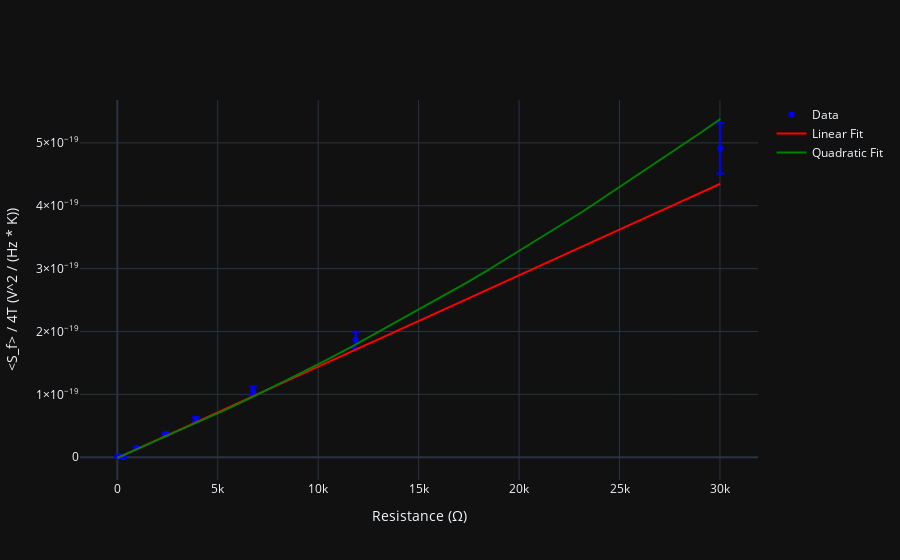
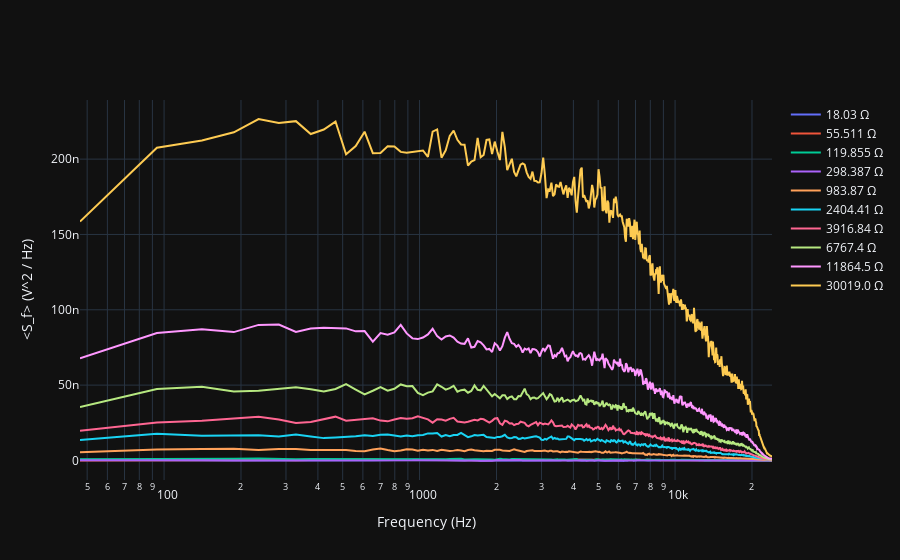

The notebook cell saved with these charts, in order:
### Code cell
# Noise data analysis

Temp = 21.1 + 273.15
Temp_std = 1

fs = 48000

Pden_arr = np.array([])
Pden_std_arr = np.array([])


def G_std_over_G(f, V_in, R_2):
    return np.sqrt( ( (3E-3 + 0.01 * G_piece_func(f) * V_in) / (G_piece_func(f) * V_in) ) ** 2
                                     + (( v_into_amp(3E-3, cR_1, R_2) + 0.01 * V_in) / V_in) ** 2)


color_arr = ['green', 'red', 'blue', 'orange', 'pink', 'cyan', 'purple']

fig2 = go.Figure()
fig2.update_layout(
    xaxis_title="Frequency (Hz)",
    yaxis_title="<S_f> (V^2 / Hz)",
    xaxis_type="log",
    template="plotly_dark"
)

# Spectral Analysis
r = 0
for v_dat1, v_dat2 in zip(v_data1_arr, v_data2_arr):
    f1, P_den1 = signal.welch(v_dat1, fs, nperseg=1024)
    f2, P_den2 = signal.welch(v_dat2, fs, nperseg=1024)
    fc, P_den_cross = signal.csd(v_dat1, v_dat2, fs, nperseg=1024)
    min_len = np.min([len(f1), len(f2), len(fc)])
    f = f1[1: min_len - 1].real
    P_den1 = P_den1[1: min_len - 1].real
    P_den2 = P_den2[1: min_len - 1].real
    P_den_cross = P_den_cross[1: min_len - 1].real
    P_den = P_den_cross

    P_den = P_den / G_piece_func(f) ** 2 / C_interp(f) ** 2
    f_flat = f[15:400]
    flat_P_den = P_den[15:400]

    fig2.add_trace(go.Scatter(
        x=f, y=P_den_cross,
        name='{} Ω'.format(R_arr[r]),
        mode='lines',
        # line=dict(
        #     color=color_arr[r]
        # )
    ))

    data_std = np.sqrt(
        np.sum(
            ( 2 * flat_P_den * np.sqrt( (2/40) ** 2 +
                                         (0.2 / G_piece_func(f_flat) + 0.01) ** 2) ) ** 2
        )
    ) / len(f_flat)
    Pden_std_arr = np.append(Pden_std_arr, np.sqrt(np.std(flat_P_den) ** 2 + data_std ** 2))
    Pden_arr = np.append(Pden_arr, np.mean(flat_P_den).real)
    r += 1


# Fitting data
def lin_func(x, a, b):
    return a*x + b

def quad_func(x, a, b, c):
    return a*x**2 + b*x + c

kb_slope_arr = Pden_arr / (4 * Temp)
kb_slope_std_arr = Pden_arr / (4 * Temp) * np.sqrt((Pden_std_arr / Pden_arr) ** 2 + (Temp_std / Temp) ** 2)

params_lin, cov_lin = curve_fit(lin_func, R_arr, kb_slope_arr, sigma=kb_slope_std_arr)
p_lin_err = np.sqrt(np.diag(cov_lin))

params_quad, cov_quad = curve_fit(quad_func, R_arr, kb_slope_arr, sigma=kb_slope_std_arr)
p_quad_err = np.sqrt(np.diag(cov_quad))

R_space = np.linspace(0, max(R_arr), 10000)


# Plotting
fig1 = go.Figure()
fig1.add_trace(go.Scatter(
    x=R_arr, y=kb_slope_arr,
    error_y=dict(
        type='data',
        array=kb_slope_std_arr,
        color='blue'
    ),
    name='Data', 
    mode='markers',
    marker=dict(
        color='blue'
    )
))

fig1.add_trace(go.Scatter(
    x=R_space, y=lin_func(R_space, *params_lin),
    name='Linear Fit',
    mode='lines',
    line=dict(
        color='red'
    )
))

fig1.add_trace(go.Scatter(
    x=R_space, y=quad_func(R_space, *params_quad),
    name='Quadratic Fit',
    mode='lines',
    line=dict(
        color='green'
    )
))

fig1.update_layout(
    xaxis_title='Resistance (Ω)',
    yaxis_title='<S_f> / 4T (V^2 / (Hz * K))',
    template="plotly_dark"
)

fig1.show()
fig1.write_image('S vs R plot.pdf')
fig1.write_image('S vs R plot.png')
fig2.show()
fig2.write_image('PSD per R.pdf')
fig2.write_image('PSD per R.png')

print('Lin param: {} +/- {} , Const param: {} +/- {}'.format(params_lin[0], p_lin_err[0], params_lin[1], p_lin_err[1]))
print('Quad param: {} +/- {} , Lin param: {} +/- {} , Const param: {} +/- {}'.format(params_quad[0], p_quad_err[0], params_quad[1],
                                                                                     p_quad_err[1], params_quad[2], p_quad_err[2]))

### Figure 1 — Plotly figure (JSON) as saved in the notebook; plotly's stock layout.template omitted (floating-point values rounded to 4 significant figures; data arrays with more than 128 entries replaced by an {"elided": "..."} marker saying what was removed)
{"data": [{"error_y": {"array": [3.682e-22, 3.481e-22, 4.132e-22, -3.064e-22, 1.005e-21, 2.364e-21, 3.759e-21, 7.115e-21, 1.324e-20, 4.004e-20], "color": "blue", "type": "data"}, "marker": {"color": "blue"}, "mode": "markers", "name": "Data", "type": "scatter", "x": [18.03, 55.51, 119.9, 298.4, 983.9, 2404.0, 3917.0, 6767.0, 11860.0, 30019], "y": [2.722e-22, 8.58e-22, 1.802e-21, -6.296e-24, 1.513e-20, 3.687e-20, 5.986e-20, 1.056e-19, 1.865e-19, 4.912e-19]}, {"line": {"color": "red"}, "mode": "lines", "name": "Linear Fit", "type": "scatter", "x": {"elided": "10000 float values"}, "y": {"elided": "10000 float values"}}, {"line": {"color": "green"}, "mode": "lines", "name": "Quadratic Fit", "type": "scatter", "x": {"elided": "10000 float values"}, "y": {"elided": "10000 float values"}}], "layout": {"xaxis": {"title": {"text": "Resistance (Ω)"}}, "yaxis": {"title": {"text": "<S_f> / 4T (V^2 / (Hz * K))"}}}}

### Figure 2 — Plotly figure (JSON) as saved in the notebook; plotly's stock layout.template omitted (floating-point values rounded to 4 significant figures; data arrays with more than 128 entries replaced by an {"elided": "..."} marker saying what was removed)
{"data": [{"mode": "lines", "name": "18.03 Ω", "type": "scatter", "x": {"elided": "511 float values"}, "y": {"elided": "511 float values"}}, {"mode": "lines", "name": "55.511 Ω", "type": "scatter", "x": {"elided": "511 float values"}, "y": {"elided": "511 float values"}}, {"mode": "lines", "name": "119.855 Ω", "type": "scatter", "x": {"elided": "511 float values"}, "y": {"elided": "511 float values"}}, {"mode": "lines", "name": "298.387 Ω", "type": "scatter", "x": {"elided": "511 float values"}, "y": {"elided": "511 float values"}}, {"mode": "lines", "name": "983.87 Ω", "type": "scatter", "x": {"elided": "511 float values"}, "y": {"elided": "511 float values"}}, {"mode": "lines", "name": "2404.41 Ω", "type": "scatter", "x": {"elided": "511 float values"}, "y": {"elided": "511 float values"}}, {"mode": "lines", "name": "3916.84 Ω", "type": "scatter", "x": {"elided": "511 float values"}, "y": {"elided": "511 float values"}}, {"mode": "lines", "name": "6767.4 Ω", "type": "scatter", "x": {"elided": "511 float values"}, "y": {"elided": "511 float values"}}, {"mode": "lines", "name": "11864.5 Ω", "type": "scatter", "x": {"elided": "511 float values"}, "y": {"elided": "511 float values"}}, {"mode": "lines", "name": "30019.0 Ω", "type": "scatter", "x": {"elided": "511 float values"}, "y": {"elided": "511 float values"}}], "layout": {"xaxis": {"title": {"text": "Frequency (Hz)"}, "type": "log"}, "yaxis": {"title": {"text": "<S_f> (V^2 / Hz)"}}}}
